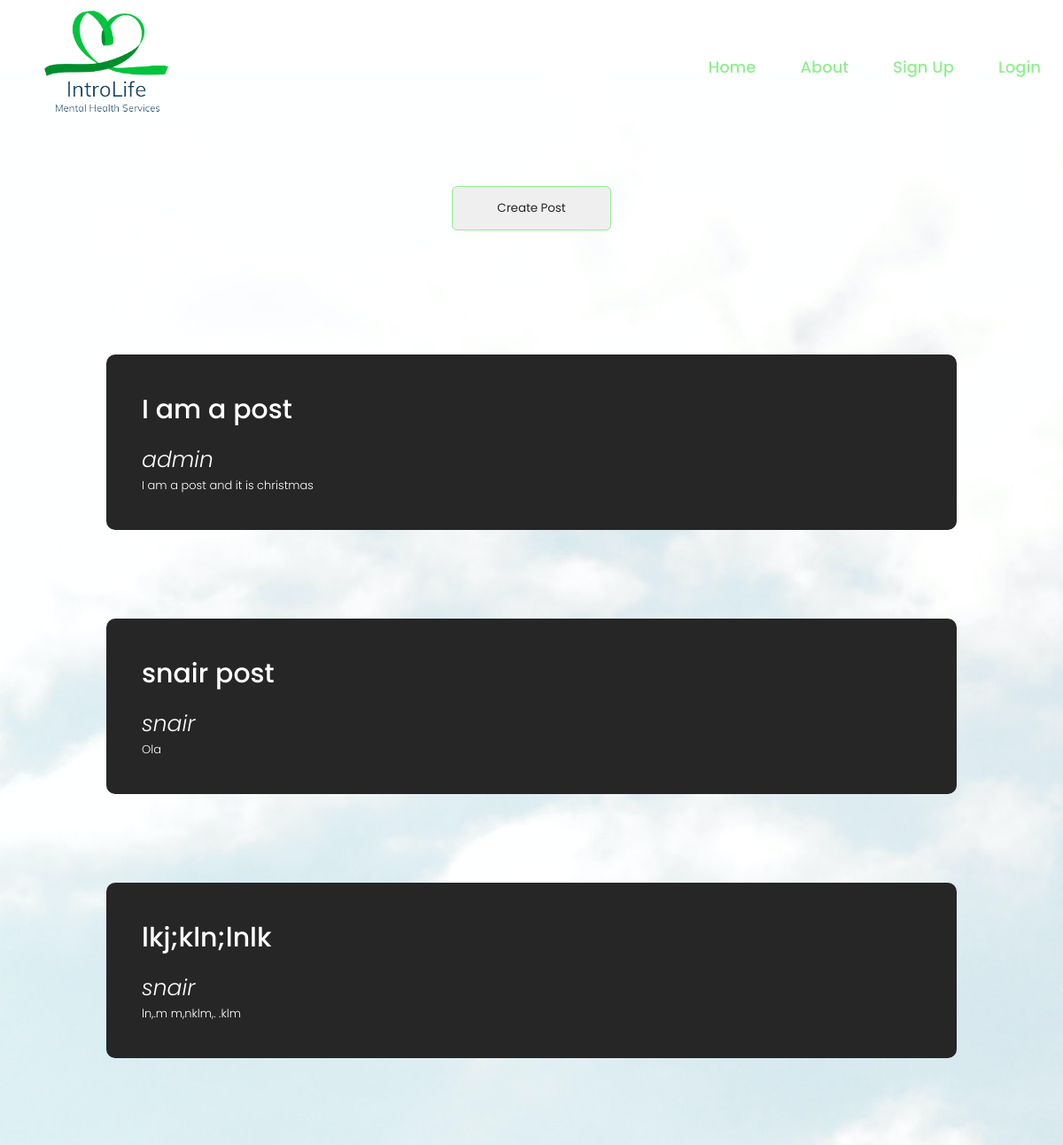
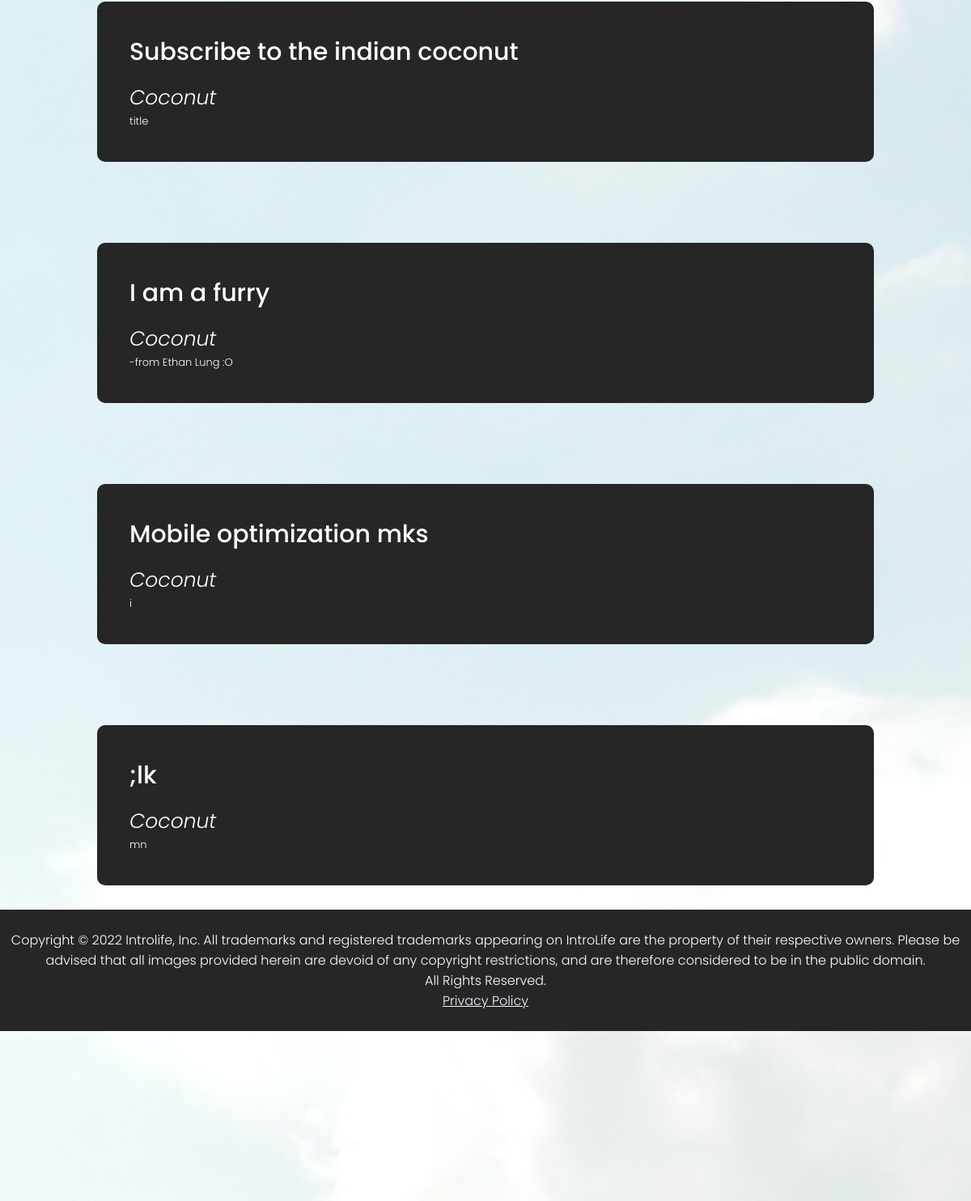
Page /platform/ on the earlier database version (2 pictures, top to bottom).
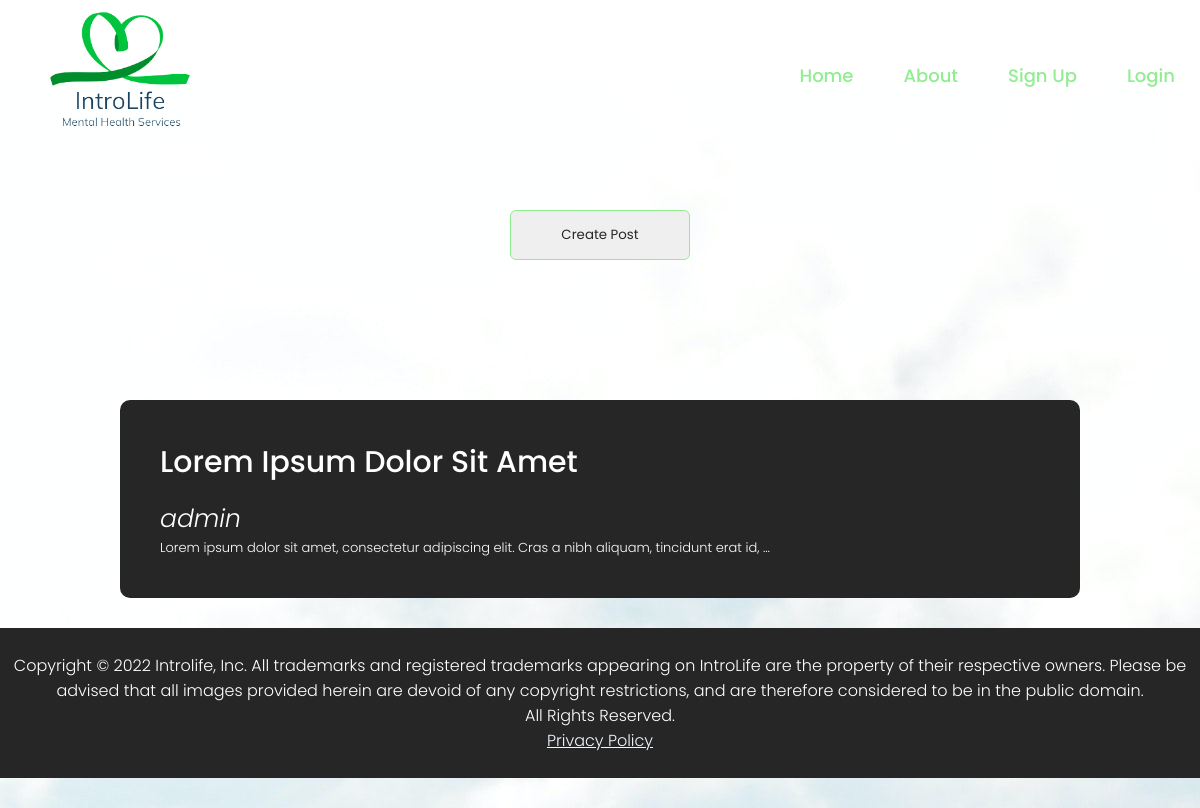
Same page on the later database version.
### introlife_app/models.py (models this page shows, shortened)
class Post(models.Model):
    title = models.CharField(max_length = 100)
    date = models.DateTimeField(auto_now_add = True)
    author = models.ForeignKey(User, on_delete = models.CASCADE)
    body = models.TextField()
    slug = models.SlugField(unique = True, null = True)
    def get_absolute_url(self):
        return reverse('post_detail', kwargs = {'slug' : self.slug})

### introlife_app/views.py (the view)
# urls.py: path('platform/', views.platform, name = 'platform'),
def platform(request):
    post = Post.objects.all()
    paginator = Paginator(post, 1)
    page_number = request.GET.get('page')
    page_obj = paginator.get_page(page_number)
    return render(request, "platform.html", {"post" : post, "page_obj" : page_obj})

### introlife_app/templates/platform.html
{% extends 'base.html' %}
{% block introchat_content %}
<a href="{% url 'createpost' %}" style="text-decoration:none; cursor: grab;">
        <button class = "btn btn-primary">Create Post</button>
</a>
{% for post in post %}
<div id = "services">
        <div class = "container">
                        <div class="services-list">
                                <a href="{{ post.get_absolute_url }}", style = "text-decoration:none; color:white;">
                                        <div>
                                                <h2>{{ post.title }}</h2>
                                                <p><i  style = "font-size:25px;">{{ post.author }}</i></p>
                                                <p>{{ post.body|truncatewords:15 }}</p>
                                            </div>
                                </a>
        </div>
</div>
{% endfor %}
{% endblock introchat_content %}

Differences in the rows shown:
removed Post: title "I am a post", author "admin", body "I am a post and it is christmas"
removed Post: title "snair post", author "snair", body "Ola"
removed Post: title "lkj;kln;lnlk", author "snair", body "ln,.m m,nklm,. .klm"
removed Post: title "Subscribe to the indian coconut", author "Coconut", body "title"
removed Post: title "I am a furry", author "Coconut", body "-from Ethan Lung :O"
removed Post: title "Mobile optimization mks", author "Coconut", body "i"
removed Post: title ";lk", author "Coconut", body "mn"
added Post: title "Lorem Ipsum Dolor Sit Amet", author "admin", body "Lorem ipsum dolor sit amet, consectetur adipiscing elit. Cras a nibh aliquam, tincidunt erat id, …"
